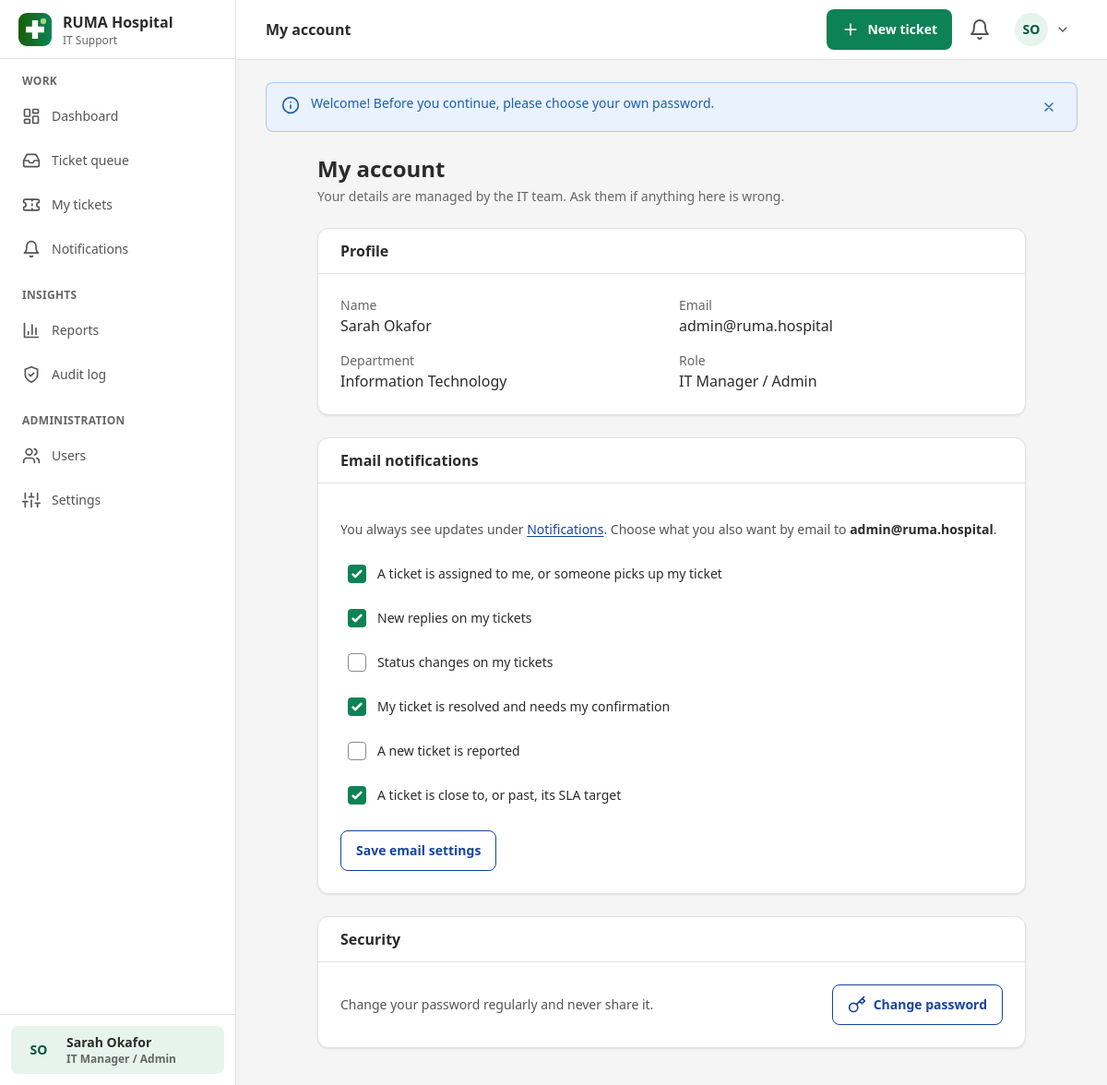
/account (signed in), run on the app's committed database.
### tables this page shows
CREATE TABLE users (
    id                   INT UNSIGNED      NOT NULL AUTO_INCREMENT,
    role_id              TINYINT UNSIGNED  NOT NULL,
    department_id        SMALLINT UNSIGNED NULL,
    full_name            VARCHAR(120) NOT NULL,
    email                VARCHAR(190) NOT NULL,
    phone                VARCHAR(30)  NULL,
    job_title            VARCHAR(100) NULL,
    password_hash        VARCHAR(255) NOT NULL,
    must_change_password TINYINT(1)   NOT NULL DEFAULT 1,
    is_active            TINYINT(1)   NOT NULL DEFAULT 1,
    locked_until         DATETIME     NULL,
    last_login_at        DATETIME     NULL,
    password_changed_at  DATETIME     NULL,
    created_at           DATETIME     NOT NULL DEFAULT CURRENT_TIMESTAMP,
    updated_at           DATETIME     NOT NULL DEFAULT CURRENT_TIMESTAMP ON UPDATE CURRENT_TIMESTAMP,
    PRIMARY KEY (id),
    UNIQUE KEY uq_users_email (email),
    KEY idx_users_role (role_id),
    KEY idx_users_department (department_id),
    CONSTRAINT fk_users_role       FOREIGN KEY (role_id)       REFERENCES roles (id),
    CONSTRAINT fk_users_department FOREIGN KEY (department_id) REFERENCES departments (id) ON DELETE SET NULL
);

CREATE TABLE roles (
    id          TINYINT UNSIGNED NOT NULL AUTO_INCREMENT,
    slug        VARCHAR(40)  NOT NULL,
    name        VARCHAR(80)  NOT NULL,
    description VARCHAR(255) NOT NULL DEFAULT '',
    created_at  DATETIME     NOT NULL DEFAULT CURRENT_TIMESTAMP,
    PRIMARY KEY (id),
    UNIQUE KEY uq_roles_slug (slug)
);

CREATE TABLE departments (
    id         SMALLINT UNSIGNED NOT NULL AUTO_INCREMENT,
    name       VARCHAR(100) NOT NULL,
    code       VARCHAR(20)  NOT NULL,
    is_active  TINYINT(1)   NOT NULL DEFAULT 1,
    created_at DATETIME     NOT NULL DEFAULT CURRENT_TIMESTAMP,
    updated_at DATETIME     NOT NULL DEFAULT CURRENT_TIMESTAMP ON UPDATE CURRENT_TIMESTAMP,
    PRIMARY KEY (id),
    UNIQUE KEY uq_departments_name (name),
    UNIQUE KEY uq_departments_code (code)
);

### views/layouts/app.php (the view, shortened to what the rows shown need)
<?php
$me = user();
$groups = nav_groups();
?>
<!doctype html>
<html lang="en" class="h-full">
<head>
    <link rel="stylesheet" href="<?= e(asset('css/app.css')) ?>">
</head>
<body class="h-full">
<aside class="fixed inset-y-0 left-0 z-30 hidden w-sidebar flex-col border-r border-line bg-white lg:flex" aria-label="Main navigation">
    <a href="<?= e(url('/')) ?>" class="flex h-16 items-center gap-3 border-b border-line px-5 no-underline hover:no-underline">
        <img src="<?= e(asset('img/logo-mark.svg')) ?>" alt="" class="h-9 w-9">
        <span class="leading-tight">
            <span class="block text-base font-bold text-ink">RUMA Hospital</span>
            <span class="block text-xs text-muted">IT Support</span>
        </span>
    </a>
    <?= App\Core\View::partial('partials/nav', ['groups' => $groups]) ?>
    <div class="border-t border-line p-3">
        <a href="<?= e(url('/account')) ?>" class="nav-link" <?= nav_is_active('/account') ? 'aria-current="page"' : '' ?>>
            <span class="avatar" aria-hidden="true"><?= e(initials($me['full_name'])) ?></span>
            <span class="min-w-0">
                <span class="block truncate font-semibold text-ink"><?= e($me['full_name']) ?></span>
                <span class="block truncate text-xs text-muted"><?= e($me['role_name']) ?></span>
            </span>
        </a>
    </div>
</aside>
<div class="flex min-h-full flex-col lg:pl-sidebar">
    <header class="sticky top-0 z-20 border-b border-line bg-white/95 backdrop-blur">
        <div class="mx-auto flex h-16 max-w-7xl items-center gap-3 px-4 sm:px-6 lg:px-8">
            <p class="hidden truncate text-base font-semibold text-ink lg:block"><?= e($title ?? '') ?></p>
            <div class="ml-auto flex items-center gap-1 sm:gap-2">
                <?php if (can('ticket.create')): ?>
                    <a href="<?= e(url('/tickets/create')) ?>" class="btn-primary hidden sm:inline-flex">
                        <?= icon('plus') ?> New ticket
                    </a>
                <?php endif; ?>
                <a href="<?= e(url('/notifications')) ?>" class="btn-icon relative" data-bell
                   aria-label="Notifications<?= unread_notifications() ? ', ' . unread_notifications() . ' unread' : '' ?>">
                    <?= icon('bell', 'h-6 w-6') ?>
                </a>
                <details class="relative hidden lg:block" data-dropdown>
                    <summary class="flex min-h-touch cursor-pointer list-none items-center gap-2 rounded-lg px-2 hover:bg-smoke" aria-label="Account menu">
                        <span class="avatar" aria-hidden="true"><?= e(initials($me['full_name'])) ?></span>
                        <?= icon('chevron-down', 'h-4 w-4') ?>
                    </summary>
                </details>
            </div>
        </div>
    </header>
    <main id="main" tabindex="-1" class="mx-auto w-full max-w-7xl flex-1 px-4 pb-28 pt-6 sm:px-6 lg:px-8 lg:pb-10">
        <?= App\Core\View::partial('partials/flash') ?>
        <?= $content ?>
    </main>
</div>
</body>
</html>

### views/pages/account/show.php (shortened to what the rows shown need)
<?php $me = user(); ?>
<div class="mx-auto max-w-3xl space-y-6">
    <header>
        <h1 class="page-title">My account</h1>
        <p class="page-subtitle">Your details are managed by the IT team. Ask them if anything here is wrong.</p>
    </header>
    <section class="card" aria-labelledby="profile-title">
        <div class="card-header"><h2 id="profile-title" class="card-title">Profile</h2></div>
        <dl class="card-body grid gap-4 sm:grid-cols-2">
            <div><dt class="text-sm text-muted">Name</dt><dd class="font-medium text-ink"><?= e($me['full_name']) ?></dd></div>
            <div><dt class="text-sm text-muted">Email</dt><dd class="break-all font-medium text-ink"><?= e($me['email']) ?></dd></div>
            <div><dt class="text-sm text-muted">Department</dt><dd class="font-medium text-ink"><?= e($me['department_name'] ?? '—') ?></dd></div>
            <div><dt class="text-sm text-muted">Role</dt><dd class="font-medium text-ink"><?= e($me['role_name']) ?></dd></div>
        </dl>
    </section>
    <section class="card" aria-labelledby="notify-title">
        <div class="card-header"><h2 id="notify-title" class="card-title">Email notifications</h2></div>
        <form method="post" action="<?= e(url('/account/notifications')) ?>" class="card-body space-y-4">
            <p class="text-sm">You always see updates under <a href="<?= e(url('/notifications')) ?>">Notifications</a>. Choose what you also want by email to <strong class="text-ink"><?= e($me['email']) ?></strong>.</p>
            <fieldset>
                <div class="space-y-1">
                    <?php foreach ($prefs as $event => $p): ?>
                        <label class="flex min-h-touch cursor-pointer items-center gap-3 rounded-lg px-2 hover:bg-smoke-2">
                            <input type="checkbox" name="email[<?= e($event) ?>]" value="1" class="checkbox" <?= $p['email'] ? 'checked' : '' ?>>
                            <span class="text-sm text-ink"><?= e($p['label']) ?></span>
                        </label>
                    <?php endforeach; ?>
                </div>
            </fieldset>
            <button type="submit" class="btn-secondary">Save email settings</button>
        </form>
    </section>
    <section class="card" aria-labelledby="security-title">
        <div class="card-header"><h2 id="security-title" class="card-title">Security</h2></div>
        <div class="card-body flex flex-col gap-4 sm:flex-row sm:items-center sm:justify-between">
            <p class="text-sm">Change your password regularly and never share it.</p>
            <a href="<?= e(url('/account/password')) ?>" class="btn-secondary"><?= icon('key') ?> Change password</a>
        </div>
    </section>
</div>

### app/Core/Router.php (shortened to what the rows shown need)
<?php
final class Router
{
    private array $routes = [];
    private function add(string $method, string $path, array $handler, array $options): void
    {
        $this->routes[] = compact('method', 'path', 'regex', 'handler', 'options');
    }
    public function dispatch(): void
    {
        $path = Request::path();
        $pathMatched = false;
        foreach ($this->routes as $route) {
            if (!preg_match($route['regex'], $path, $m)) {
                continue;
            }
            $pathMatched = true;
            $params = array_map('intval', array_filter($m, 'is_string', ARRAY_FILTER_USE_KEY));
            [$class, $action] = $route['handler'];
            (new $class())->$action(...$params);
            return;
        }
        throw new HttpException($pathMatched ? 405 : 404);
    }
}

### data on the page
users: full_name "SO", full_name "Sarah Okafor", role.name "IT Manager / Admin", email "admin@ruma.hospital", department.name "Information Technology"

### other printed values
$name "WORK"
$item['label'] "Dashboard"
$item['label'] "Ticket queue"
$item['label'] "My tickets"
$item['label'] "Notifications"
$name "INSIGHTS"
$item['label'] "Reports"
$item['label'] "Audit log"
$name "ADMINISTRATION"
$item['label'] "Users"
$item['label'] "Settings"
$flash['message'] "Welcome! Before you continue, please choose your own password."
$p['label'] "A ticket is assigned to me, or someone picks up my ticket"
$p['label'] "New replies on my tickets"
$p['label'] "Status changes on my tickets"
